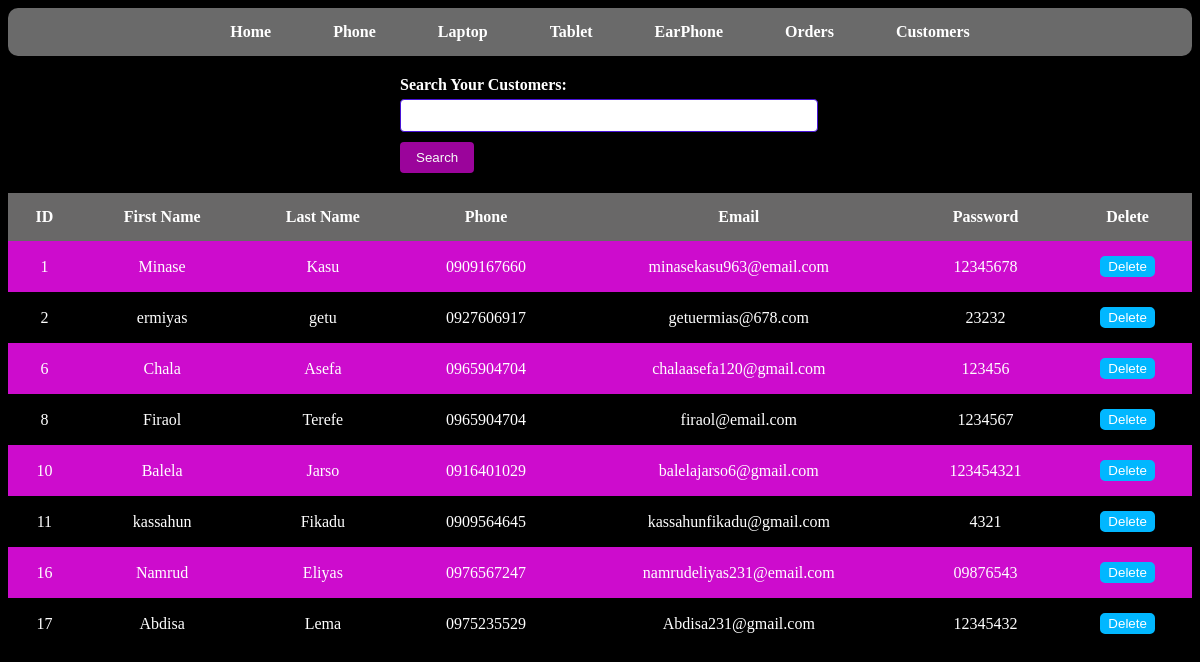
The page /items/customers.php on the database its author committed.
### tables this page shows
CREATE TABLE `customer` (
  `customerId` int NOT NULL AUTO_INCREMENT,
  `firstName` varchar(255) DEFAULT NULL,
  `lastName` varchar(255) DEFAULT NULL,
  `phone` varchar(255) DEFAULT NULL,
  `email` varchar(255) DEFAULT NULL,
  `pass_word` varchar(255) DEFAULT NULL,
  PRIMARY KEY (`customerId`)
);

### items/customers.php (the view, shortened to what this page needs)
<!DOCTYPE html>
<html lang="en">
<head>
 <link rel="stylesheet" href="../product/product.css">
 <link rel="stylesheet" href="../style.css">
 <link rel="stylesheet" href="navigation.css">
</head>
<body>
    <?php include "navigation.php"; ?>
 <form action="../search/searchCustomer.php" method="POST">
 <label>Search Your Customers:</label>
 <input type="text" name="electro">
 <button type="submit">Search</button>
 </form>
 </body>
</html>
<?php
include "../connection.php";
$sqlQuery = 'SELECT * FROM customer';
 $result = mysqli_query($databaseConnection, $sqlQuery);
 if($result){
 if(mysqli_num_rows($result) > 0){
 echo "<table>";
 echo "<tr>
 <th>ID</th>
 <th> First Name</th>
 <th>Last Name</th>
 <th>Phone</th>
 <th>Email</th>
 <th>Password</th>
 <th>Delete</th>
  </tr>";
 while($row = mysqli_fetch_assoc($result)){
 $customerId  = $row["customerId"];
 $firstName = $row['firstName'];
 $lastName = $row['lastName'];
 $phone= $row['phone'];
 $email = $row["email"];
 $password = $row["pass_word"];
 echo "<tr>";
 echo "<td>" . $customerId."</td>";
 echo "<td>" . $firstName."</td>";
 echo "<td>" . $lastName."</td>";
 echo "<td>" . $phone."</td>";
 echo "<td>" . $email. "</td>";
 echo "<td>" . $password. "</td>";
 echo "<td>
 <button class='log' onclick='confirmDelete($customerId);'>Delete</button>
 </td>";
 echo "</tr>";
 }
 echo "</table>";
 }else{
 echo "There is no Customer";
 }
 }else{
 echo "Error executing the query ". mysqli_error($databaseConnection);
 }
 ?>

### items/navigation.php (shortened to what this page needs)
<!DOCTYPE html>
<html lang="en">
<head>
    <link rel="stylesheet" href="navigation.css">
    <link rel="stylesheet" href="style.css">
</head>
<body>
<nav>
 <ul>
 <li><a href="../home.php">Home</a></li>
 <li><a href="phone.php">Phone</a></li>
 <li><a href="laptop.php">Laptop</a></li>
 <li><a href="tablet.php">Tablet</a></li>
 <li><a href="earphone.php">EarPhone</a></li>
 <li><a href="orders.php">Orders</a></li>
 <li><a href="customers.php">Customers</a></li>
 </ul>
</nav>
</body>
</html>

### product/product.css (style rules this page uses)
.log { color:white; background-color: rgb(1,183,255); border:solid 2px rgb(1,183,255); border-radius: 5px; font-family: 'Gill Sans', 'Gill Sans MT', Calibri, 'Trebuchet MS', sans-serif; transform: all 1s ; }

### style.css (style rules this page uses)
body { background-color: #000000; color: rgb(255, 255, 255); font-family:cursive; }
table { width: 100%; border-collapse: collapse; }
th, td { padding: 15px; text-align: center; }
th { background-color:#696868; }
tr:nth-child(even) { background-color: rgb(205, 12, 205); }
form { max-width: 400px; margin: 20px auto; }
label { display: block; margin-bottom: 5px; font-weight: bold; }
input[type="text"], input[type="number"], input[type="password"] { width: 100%; padding: 8px; margin-bottom: 10px; border: 1px solid #4713d6; border-radius: 4px; }
button[type="submit"] { padding: 8px 16px; background-color: rgb(155, 4, 155); color: #f7fcf7; border: none; border-radius: 4px; cursor: pointer; }

### items/navigation.css (style rules this page uses)
nav { background-color:rgb(106, 106, 106); color: white; border-radius: 10px; }
nav ul { margin: 0; padding: 0; list-style-type: none; display: flex; justify-content: center; }
nav ul li { padding: 15px; }
nav ul li a { text-decoration: none; color: #fff; font-weight: bold; transition: color 0.3s; }
nav a { color: black; text-decoration: none; padding: 8px 16px; border-radius: 22px; }

### rows shown on the page
customer: customerId "1", firstName "Minase", lastName "Kasu", phone "0909167660", email "minasekasu963@email.com", pass_word "12345678"
customer: customerId "2", firstName "ermiyas", lastName "getu", phone "0927606917", email "getuermias@678.com", pass_word "23232"
customer: customerId "6", firstName "Chala", lastName "Asefa", phone "0965904704", email "chalaasefa120@gmail.com", pass_word "123456"
customer: customerId "8", firstName "Firaol", lastName "Terefe", phone "0965904704", email "firaol@email.com", pass_word "1234567"
customer: customerId "10", firstName "Balela", lastName "Jarso", phone "0916401029", email "balelajarso6@gmail.com", pass_word "123454321"
customer: customerId "11", firstName "kassahun", lastName "Fikadu", phone "0909564645", email "kassahunfikadu@gmail.com", pass_word "4321"
customer: customerId "16", firstName "Namrud", lastName "Eliyas", phone "0976567247", email "namrudeliyas231@email.com", pass_word "09876543"
customer: customerId "17", firstName "Abdisa", lastName "Lema", phone "0975235529", email "Abdisa231@gmail.com", pass_word "12345432"
